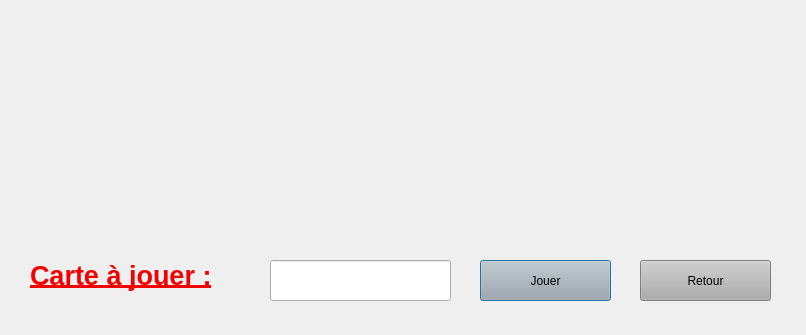
<?xml version="1.0" encoding="UTF-8"?>
<ui version="4.0">
 <class>PlayOneCardDialog</class>
 <widget class="QDialog" name="PlayOneCardDialog">
  <property name="geometry">
   <rect>
    <x>0</x>
    <y>0</y>
    <width>806</width>
    <height>335</height>
   </rect>
  </property>
  <property name="windowTitle">
   <string>Jouer une carte</string>
  </property>
  <property name="windowIcon">
   <iconset resource="resources.qrc">
    <normaloff>:/img/img/wizardPokerLogo.png</normaloff>:/img/img/wizardPokerLogo.png</iconset>
  </property>
  <property name="styleSheet">
   <string notr="true"/>
  </property>
  <widget class="QWidget" name="layoutWidget">
   <property name="geometry">
    <rect>
     <x>0</x>
     <y>0</y>
     <width>811</width>
     <height>221</height>
    </rect>
   </property>
   <layout class="QHBoxLayout" name="hand"/>
  </widget>
  <widget class="QLineEdit" name="chosenCard">
   <property name="geometry">
    <rect>
     <x>270</x>
     <y>260</y>
     <width>181</width>
     <height>41</height>
    </rect>
   </property>
   <property name="focusPolicy">
    <enum>Qt::StrongFocus</enum>
   </property>
   <property name="styleSheet">
    <string notr="true"/>
   </property>
  </widget>
  <widget class="QLabel" name="label">
   <property name="geometry">
    <rect>
     <x>30</x>
     <y>250</y>
     <width>231</width>
     <height>51</height>
    </rect>
   </property>
   <property name="styleSheet">
    <string notr="true">background: transparent</string>
   </property>
   <property name="text">
    <string>&lt;html&gt;&lt;head/&gt;&lt;body&gt;&lt;p&gt;&lt;span style=&quot; font-size:20pt; font-weight:600; text-decoration: underline; color:#f30101;&quot;&gt;Carte à jouer :&lt;/span&gt;&lt;/p&gt;&lt;/body&gt;&lt;/html&gt;</string>
   </property>
  </widget>
  <widget class="QPushButton" name="pushButton">
   <property name="geometry">
    <rect>
     <x>480</x>
     <y>260</y>
     <width>131</width>
     <height>41</height>
    </rect>
   </property>
   <property name="mouseTracking">
    <bool>false</bool>
   </property>
   <property name="styleSheet">
    <string notr="true">background: rgb(173, 173, 173)</string>
   </property>
   <property name="text">
    <string>Jouer</string>
   </property>
  </widget>
  <widget class="QPushButton" name="retourButton">
   <property name="geometry">
    <rect>
     <x>640</x>
     <y>260</y>
     <width>131</width>
     <height>41</height>
    </rect>
   </property>
   <property name="styleSheet">
    <string notr="true">background: rgb(173, 173, 173)</string>
   </property>
   <property name="text">
    <string>Retour</string>
   </property>
  </widget>
 </widget>
 <resources>
  <include location="resources.qrc"/>
 </resources>
 <connections/>
</ui>
